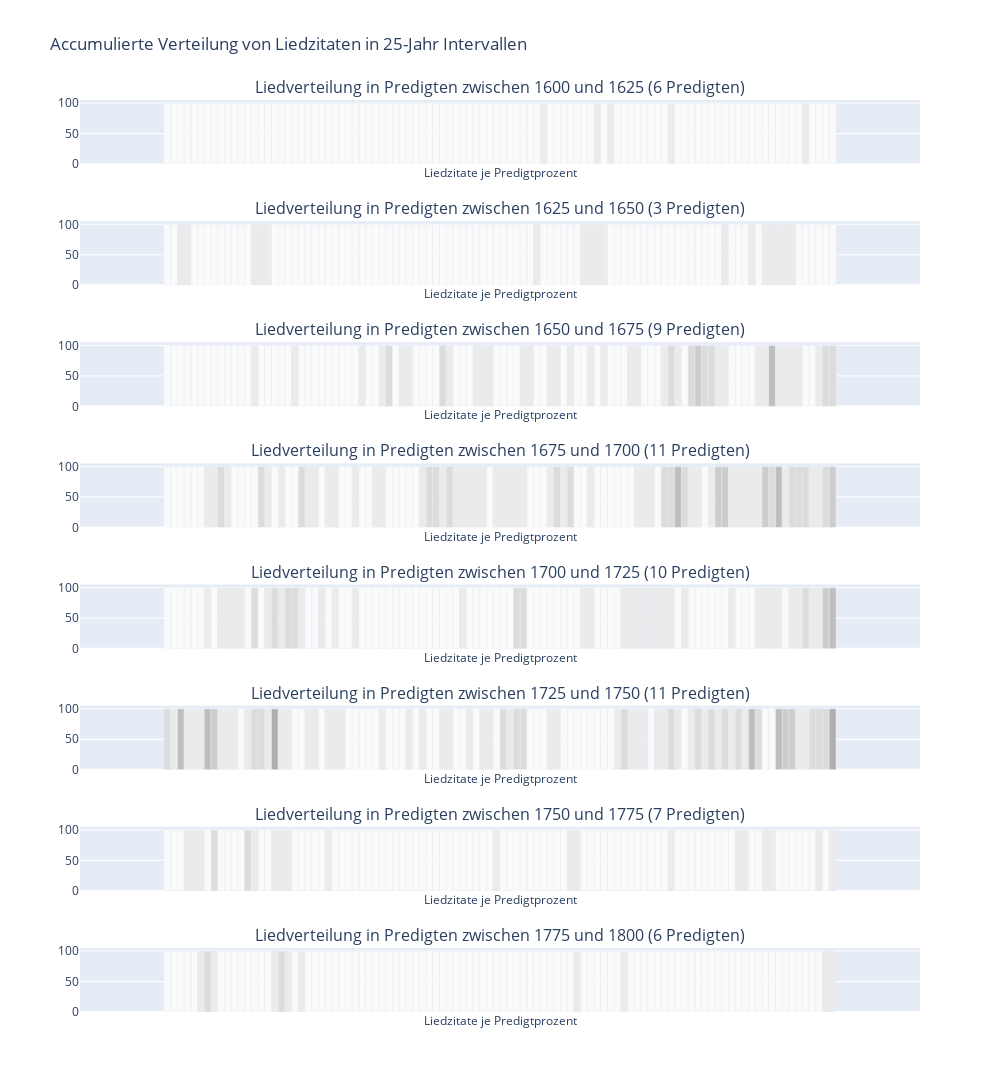

Notebook code cell kept with this figure:
### Code cell
# Create subplots
fig = make_subplots(rows=len(figs_25), 
                    cols=1, 
                    subplot_titles=[f"Liedverteilung in Predigten zwischen {1600 + (i*25)} und {1600+(i*25)+25} ({len(sermons_grouped_25[i])} Predigten)" for i in range(len(figs_25))])

# Add traces from each figure to the subplots
for i, fig_item in enumerate(figs_25):
    for trace in fig_item.data:
        fig.add_trace(trace, row=i+1, col=1)

# Update layout
fig.update_layout(height=1200, width=1000, showlegend = False)
fig.update_layout(title_text="Accumulierte Verteilung von Liedzitaten in 25-Jahr Intervallen")

# Show the figure
fig.show()
